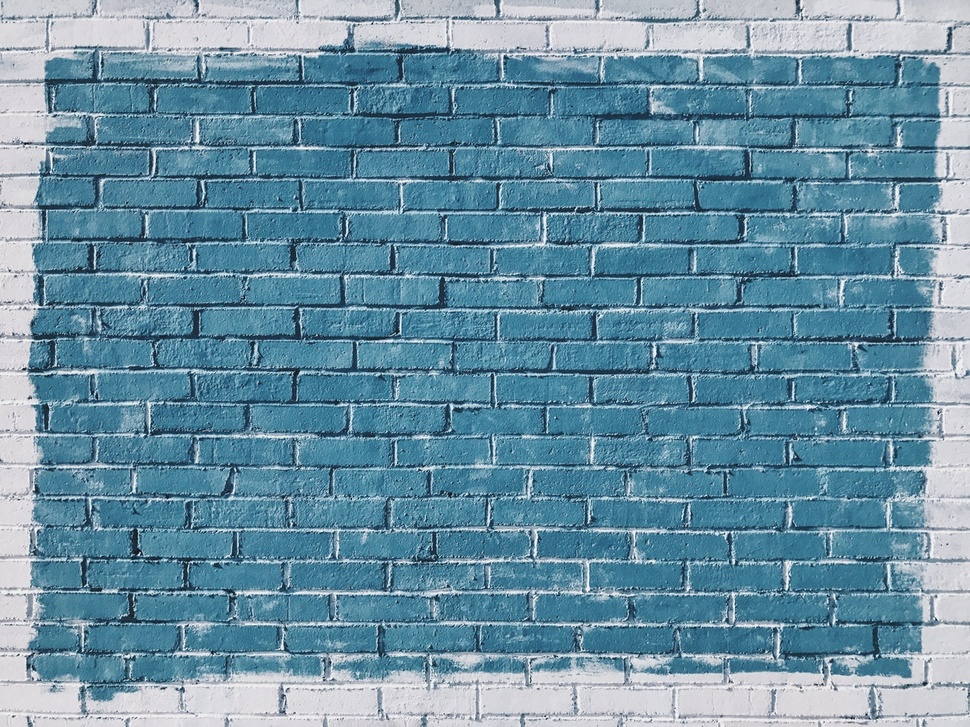
#> input picture 00 Image Processing/Blurring and Smoothing/bricks.jpg, 970 x 727 px, shrunk from 1267 x 950 before the run
$ python gamma_correction.py
#> lines starting #> are read from the running program, lines starting #| are printed output that depends on the picture
import cv2
import numpy as np
import matplotlib.pyplot as plt

def load_img():
    img = cv2.imread('bricks.jpg').astype(np.float32) / 255
    # img = cv2.cvtColor(img, cv2.COLOR_BGR2RGB)
    return img

def display_img(frame,image):

#> called with frame = 'original'
    while True:

        cv2.imshow(frame,image)

        if cv2.waitKey(1) & 0xFF == ord('q'):
#> (key q is pressed here)
            break

    cv2.destroyAllWindows()

def change_brightness(gamma,image):

#> called with gamma = 0.25
    return np.power(image,gamma)
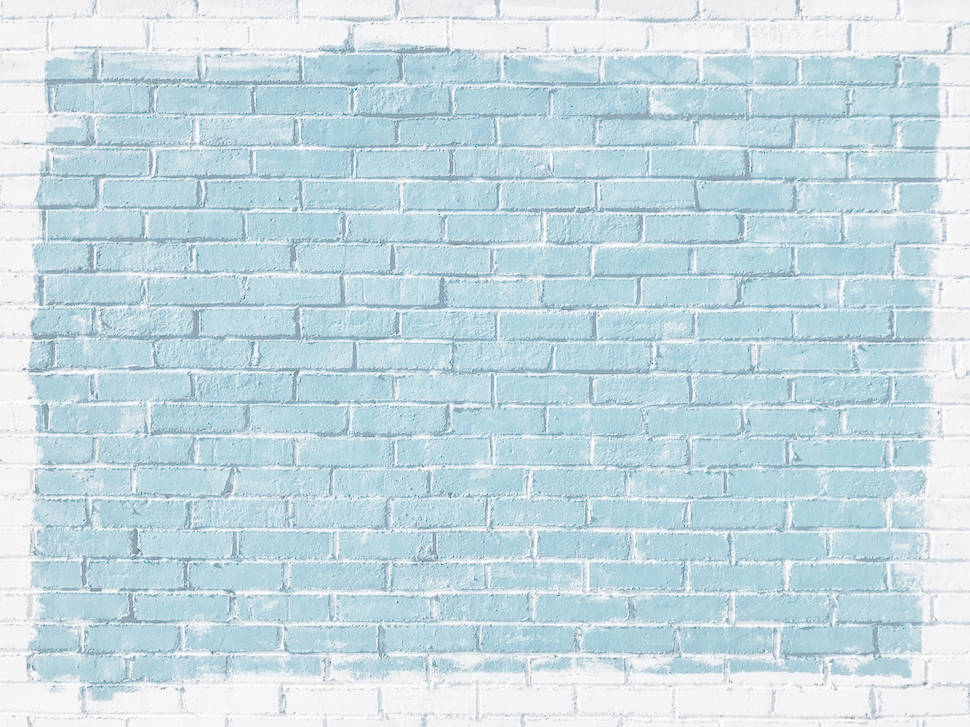
#> returned value: shape (727, 970, 3) float32; mean of channels 0, 1, 2 0.889, 0.858, 0.775; drawn as B, G, R


i = load_img()
display_img(frame='original',image=i)

brighter = change_brightness(1/4,i)
display_img(frame='bright',image=brighter)
#> (key Esc is pressed here)

darker = change_brightness(5,i)
#> call 2 of change_brightness, with gamma = 5
#> in change_brightness (call 2), `return np.power(image,gamma)`:
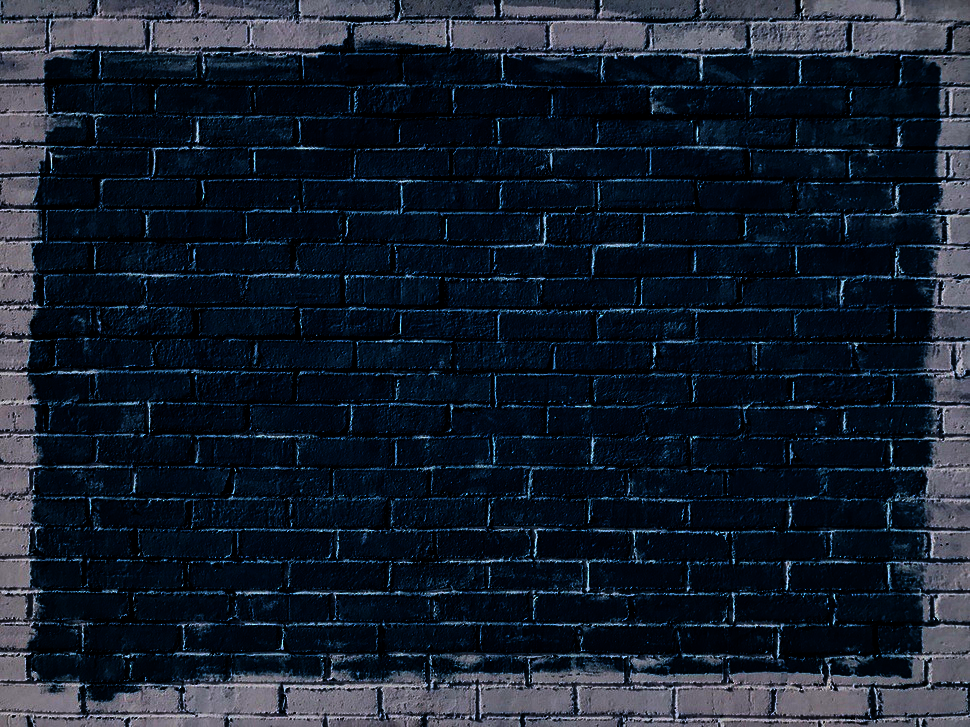
#> returned value: shape (727, 970, 3) float32; mean of channels 0, 1, 2 0.176, 0.124, 0.0884; drawn as B, G, R
display_img(frame='dark',image=darker)

$ run again, with 00 Image Processing/Blurring and Smoothing/sammy.jpg copied over 00 Image Processing/Blurring and Smoothing/bricks.jpg
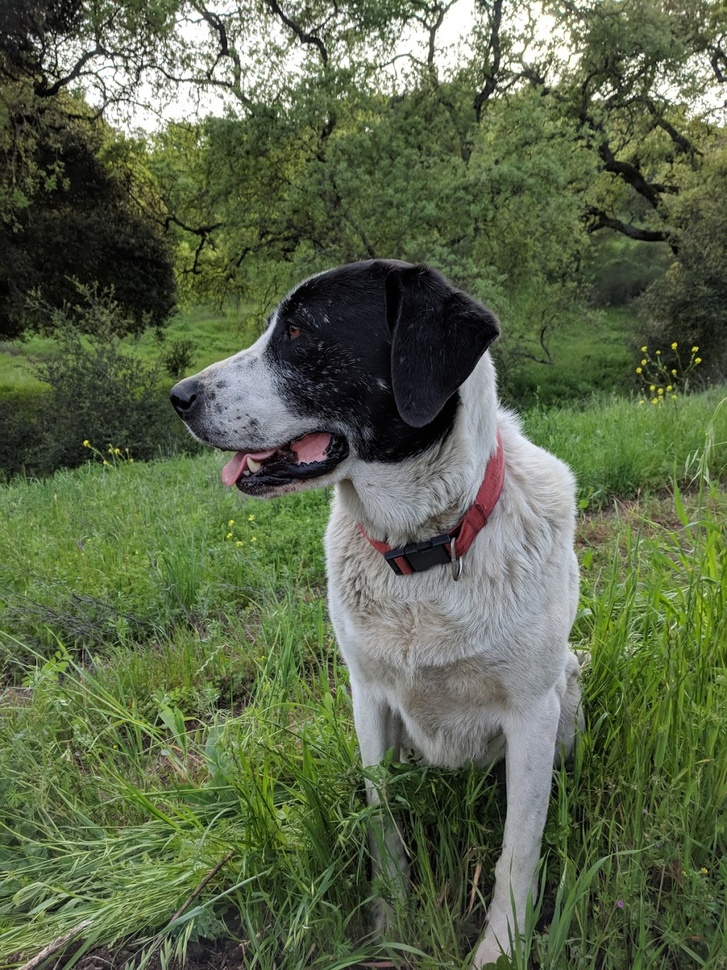
#> input picture 00 Image Processing/Blurring and Smoothing/sammy.jpg, 727 x 970 px, shrunk from 1025 x 1367 before the run
#> in change_brightness, `return np.power(image,gamma)`:
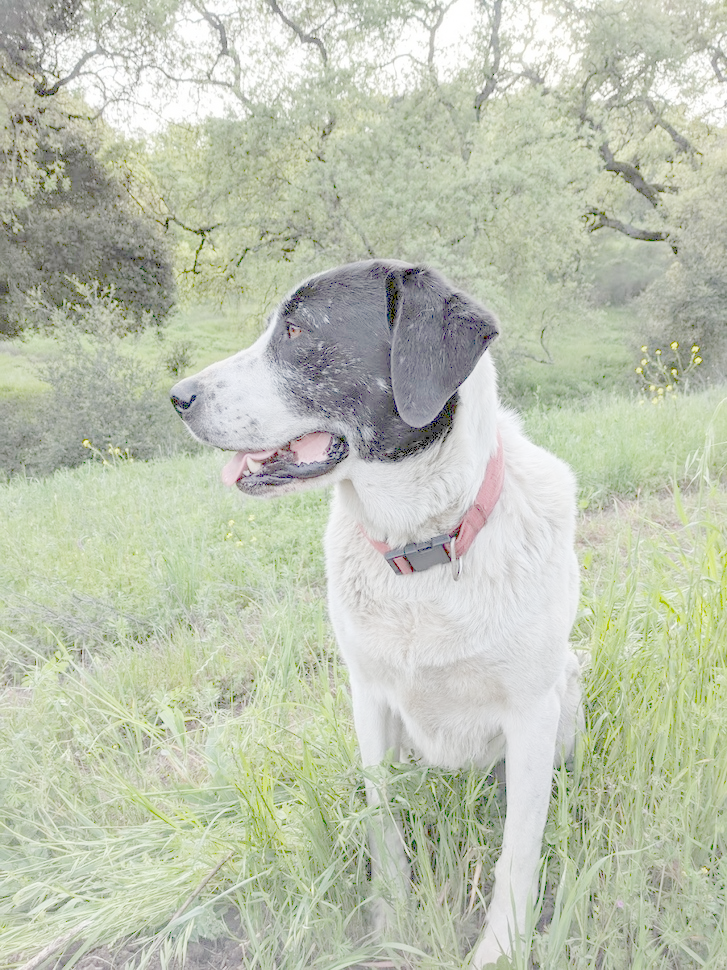
#> returned value: shape (970, 727, 3) float32; mean of channels 0, 1, 2 0.695, 0.77, 0.745; drawn as B, G, R
#> in change_brightness (call 2), `return np.power(image,gamma)`:
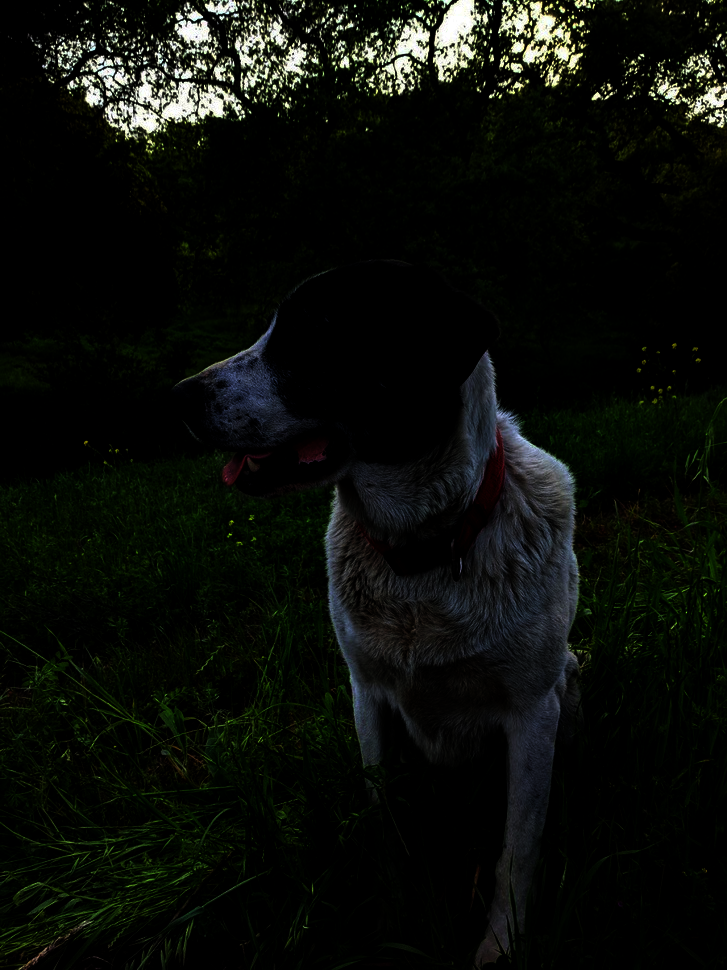
#> returned value: shape (970, 727, 3) float32; mean of channels 0, 1, 2 0.0412, 0.0575, 0.0474; drawn as B, G, R
